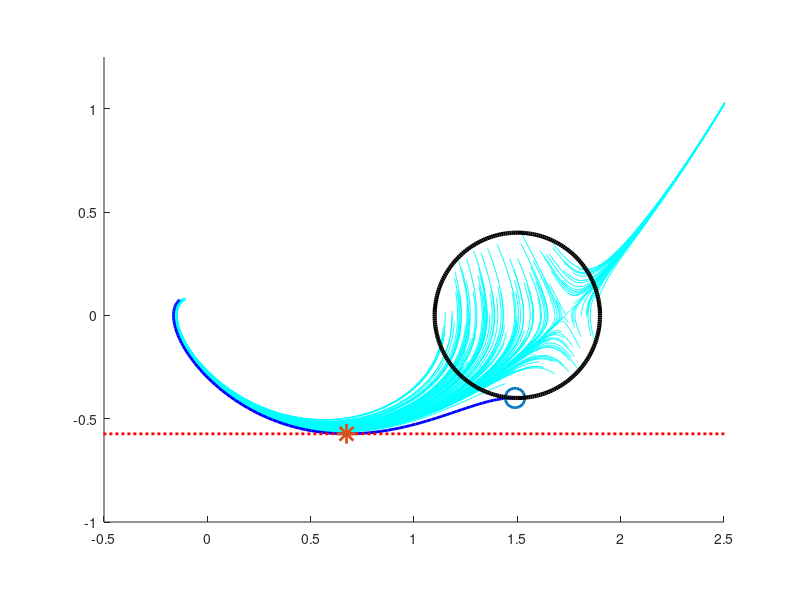

The MATLAB source for this figure:
% load('flow_min_x2.mat')
load('flow_distance.mat')

[m_min, i_min] = min(out_sim_peak.x(:, 2));

% x_pre = out_sim_peak{1}.x(1:i, :);
% x_post= out_sim_peak{1}.x((i+1):end, :);

figure(4)
clf
hold on
for i = 1:length(out_sim)
    if i == 1
        plot(out_sim{i}.x(:, 1), out_sim{i}.x(:, 2), 'c', 'DisplayName', 'Trajectories');
    else
        plot(out_sim{i}.x(:, 1), out_sim{i}.x(:, 2), 'c', 'HandleVisibility', 'Off');
    end
end
plot(out_sim_peak.x(:, 1), out_sim_peak.x(:, 2), 'b', 'HandleVisibility', 'off', 'Linewidth', 2);
% plot(x_pre(:, 1), x_pre(:, 2), 'b', 'Linewidth', 2)
% plot(x_post(:, 1), x_post(:, 2), '-.b', 'Linewidth', 2)
plot(xlim, [1, 1]*m_min, ':r', 'LineWidth', 2)
scatter(out_sim_peak.x(1, 1), out_sim_peak.x(1, 2), 200, 'ob', 'DisplayName', 'Peak Initial', 'LineWidth', 2);        
scatter(out_sim_peak.x(i_min, 1), out_sim_peak.x(i_min, 2), 200, '*b', 'DisplayName', 'Peak Achieved', 'LineWidth', 2);  

theta = linspace(0, 2*pi, 250);
X0 = [cos(theta)*0.4+1.5; sin(theta)*0.4];
plot(X0(1, :), X0(2, :), 'k', 'Linewidth', 3, 'DisplayName', 'Initial Set')

%xlim
       xlim([-0.5, 2.5])
    ylim([-1, 1.25])
pbaspect([diff(xlim), diff(ylim), 1])
% axis off